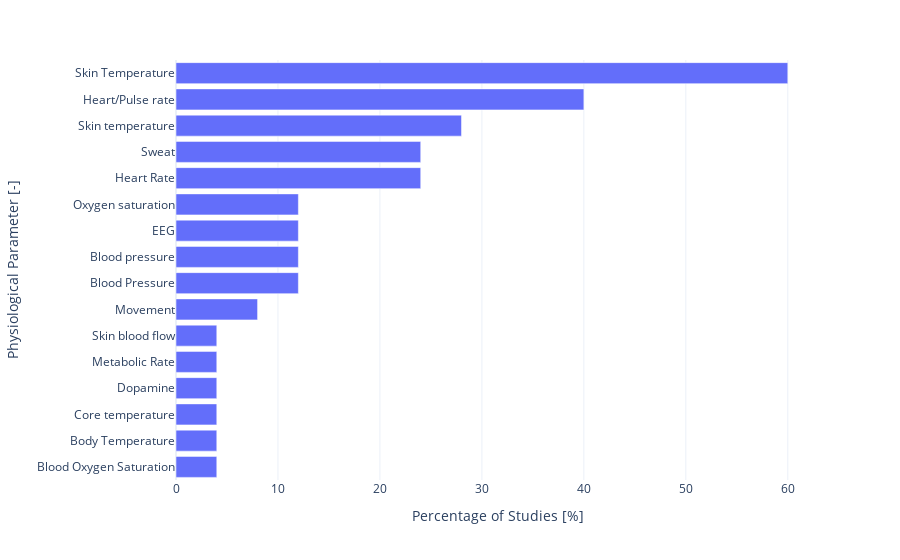

The notebook cell this image was saved under:
### Markdown cell above
The most **recorded parameter** is skin temperature, followed by heart rate. Bloop pressure, sweat, blood oxygen saturation and EEG are not recorded as often.

### Code cell
parameter_counts = df.groupby("physio-parameter")["exp-id"].nunique()
total_experiments = df["exp-id"].nunique()

parameter_counts = parameter_counts.reset_index(name="exp-id count")
parameter_counts["exp-id percentage"] = (
    parameter_counts["exp-id count"] / total_experiments
) * 100
parameter_counts_sorted = parameter_counts.sort_values(
    "exp-id percentage", ascending=True
)

fig = px.bar(
    parameter_counts_sorted,
    x="exp-id percentage",
    y="physio-parameter",
    labels={
        "physio-parameter": "Physiological Parameter [-]",
        "exp-id percentage": "Percentage of Studies",
    },
    orientation='h'  # This line flips the bar chart to horizontal
)

fig.update_layout(
    xaxis_title="Percentage of Studies [%]",
    yaxis_title="Physiological Parameter [-]",
    template="plotly_white",
)

fig.show()

### Figure 1 — Plotly figure (JSON) as saved in the notebook; plotly's stock layout.template omitted (floating-point values rounded to 4 significant figures)
{"data": [{"alignmentgroup": "True", "hovertemplate": "Percentage of Studies=%{x}<br>Physiological Parameter [-]=%{y}<extra></extra>", "legendgroup": "", "marker": {"color": "#636efa", "pattern": {"shape": ""}}, "name": "", "offsetgroup": "", "orientation": "h", "showlegend": false, "textposition": "auto", "type": "bar", "x": [4, 4, 4, 4, 4, 4, 8, 12, 12, 12, 12, 24, 24, 28.0, 40, 60], "xaxis": "x", "y": ["Blood Oxygen Saturation", "Body Temperature", "Core temperature", "Dopamine", "Metabolic Rate", "Skin blood flow", "Movement", "Blood Pressure", "Blood pressure", "EEG", "Oxygen saturation", "Heart Rate", "Sweat", "Skin temperature", "Heart/Pulse rate", "Skin Temperature"], "yaxis": "y"}], "layout": {"barmode": "relative", "legend": {"tracegroupgap": 0}, "margin": {"t": 60}, "xaxis": {"anchor": "y", "domain": [0, 1], "title": {"text": "Percentage of Studies [%]"}}, "yaxis": {"anchor": "x", "domain": [0, 1], "title": {"text": "Physiological Parameter [-]"}}}}
